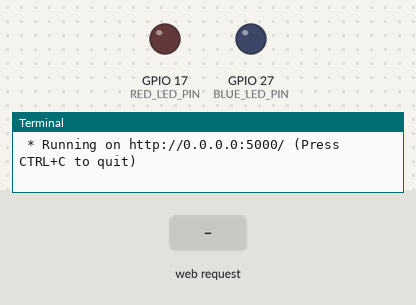
Simulated run of this program. Board: Raspberry Pi (BCM pin numbers). Shown: output pins drawn as LEDs (lit = HIGH), the last lines printed to the terminal. Inputs (shaded band) come from the test bench. The clock reads 2024-03-15 10:24:30 at power-on unless the program sets it.

Above: at 1.2 s.
1.3 s: HTTP request for /led/red/on received
At 2.5 s:
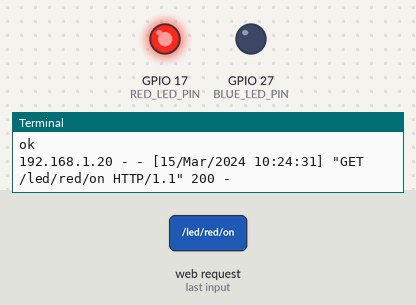
2.8 s: HTTP request for /led/blue/on received
At 3.7 s:
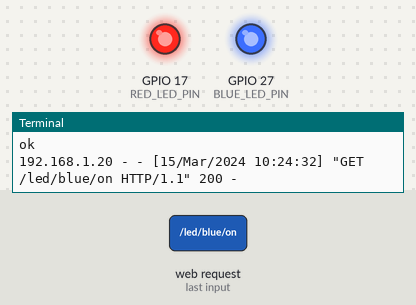
4.3 s: HTTP request for /led/red/off received
At 4.9 s:
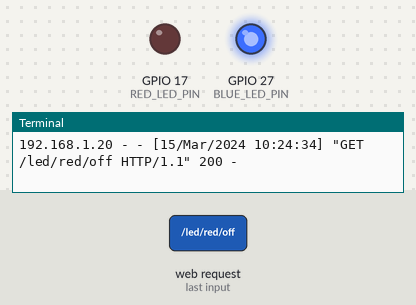
Timing chart, 0 to 7.3 s (numbered marks = the images above; inputs shaded):
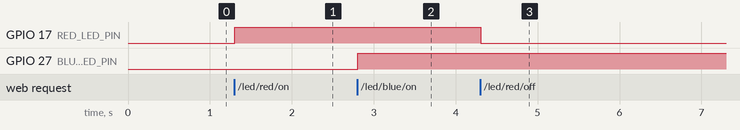

The program:

flask_led2.py
```python
from flask import Flask, render_template
import RPi.GPIO as GPIO

RED_LED_PIN = 17
BLUE_LED_PIN = 27

app = Flask(__name__)

GPIO.setmode(GPIO.BCM)
GPIO.setup(RED_LED_PIN, GPIO.OUT)
GPIO.setup(BLUE_LED_PIN, GPIO.OUT)

@app.route('/')
def index():
	return render_template('led.html')


@app.route('/led/<color>/<op>')
def led_op(color, op):
	if color == 'red':
		if op == 'on':
			GPIO.output(RED_LED_PIN, GPIO.HIGH)
			print('ok')
			return 'RED LED ON'
		elif op == 'off':
			GPIO.output(RED_LED_PIN, GPIO.LOW)
			return 'RED LED OFF'
	elif color == 'blue':
		if op == 'on':
			GPIO.output(BLUE_LED_PIN, GPIO.HIGH)
			print('ok')
			return 'BLUE LED ON'
		elif op == 'off':
			GPIO.output(BLUE_LED_PIN, GPIO.LOW)
			return 'BLUE LED OFF'


if __name__ == '__main__':
	try:
		app.run(host='0.0.0.0')
	finally:
		GPIO.cleanup()
```

Measured:
- after the input at 1.3 s, GPIO 17 (RED_LED_PIN): LOW → HIGH at once
- after the input at 2.8 s, GPIO 27 (BLUE_LED_PIN): LOW → HIGH at once
- after the input at 4.3 s, GPIO 17 (RED_LED_PIN): HIGH → LOW at once
